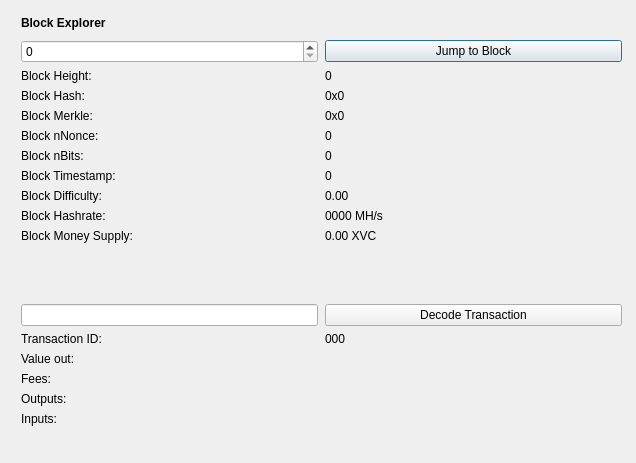
<?xml version="1.0" encoding="UTF-8"?>
<ui version="4.0">
 <class>BlockBrowser</class>
 <widget class="QDialog" name="BlockBrowser">
  <property name="windowModality">
   <enum>Qt::NonModal</enum>
  </property>
  <property name="enabled">
   <bool>true</bool>
  </property>
  <property name="geometry">
   <rect>
    <x>0</x>
    <y>0</y>
    <width>636</width>
    <height>463</height>
   </rect>
  </property>
  <property name="sizePolicy">
   <sizepolicy hsizetype="Preferred" vsizetype="Preferred">
    <horstretch>0</horstretch>
    <verstretch>0</verstretch>
   </sizepolicy>
  </property>
  <property name="minimumSize">
   <size>
    <width>0</width>
    <height>0</height>
   </size>
  </property>
  <property name="acceptDrops">
   <bool>false</bool>
  </property>
  <property name="windowTitle">
   <string>Vanillacash Block Explorer</string>
  </property>
  <layout class="QGridLayout">
   <property name="sizeConstraint">
    <enum>QLayout::SetMaximumSize</enum>
   </property>
   <property name="leftMargin">
    <number>21</number>
   </property>
   <property name="topMargin">
    <number>10</number>
   </property>
   <property name="rightMargin">
    <number>10</number>
   </property>
   <item row="1" column="0">
    <widget class="QWidget" name="widget" native="true">
     <widget class="QWidget" name="layoutWidgetBE1">
      <property name="geometry">
       <rect>
        <x>0</x>
        <y>0</y>
        <width>601</width>
        <height>27</height>
       </rect>
      </property>
      <layout class="QHBoxLayout" name="horizontalLayoutBE">
       <property name="spacing">
        <number>7</number>
       </property>
       <item>
        <widget class="QLabel" name="labelBlockExplorer">
         <property name="sizePolicy">
          <sizepolicy hsizetype="Preferred" vsizetype="Maximum">
           <horstretch>0</horstretch>
           <verstretch>0</verstretch>
          </sizepolicy>
         </property>
         <property name="font">
          <font>
           <weight>75</weight>
           <bold>true</bold>
          </font>
         </property>
         <property name="styleSheet">
          <string notr="true">font-weight:bold;</string>
         </property>
         <property name="text">
          <string>Block Explorer</string>
         </property>
        </widget>
       </item>
       <item>
        <spacer name="horizontalSpacerBE">
         <property name="orientation">
          <enum>Qt::Horizontal</enum>
         </property>
         <property name="sizeHint" stdset="0">
          <size>
           <width>40</width>
           <height>20</height>
          </size>
         </property>
        </spacer>
       </item>
      </layout>
     </widget>
     <widget class="QWidget" name="layoutWidgetBE2">
      <property name="geometry">
       <rect>
        <x>0</x>
        <y>30</y>
        <width>601</width>
        <height>441</height>
       </rect>
      </property>
      <layout class="QGridLayout" name="gridLayoutBE" rowstretch="0,0,0,0,0,0,0,0,0,0,0,0,0,0,0,0,0,0,0,0" columnstretch="0,0">
       <property name="sizeConstraint">
        <enum>QLayout::SetDefaultConstraint</enum>
       </property>
       <property name="horizontalSpacing">
        <number>7</number>
       </property>
       <item row="8" column="1">
        <widget class="QLabel" name="timeBox">
         <property name="text">
          <string>0</string>
         </property>
         <property name="textInteractionFlags">
          <set>Qt::LinksAccessibleByMouse|Qt::TextSelectableByMouse</set>
         </property>
        </widget>
       </item>
       <item row="4" column="0">
        <widget class="QLabel" name="hashLabel">
         <property name="text">
          <string>Block Hash:</string>
         </property>
        </widget>
       </item>
       <item row="7" column="0">
        <widget class="QLabel" name="bitsLabel">
         <property name="text">
          <string>Block nBits:</string>
         </property>
        </widget>
       </item>
       <item row="5" column="1">
        <widget class="QLabel" name="merkleBox">
         <property name="minimumSize">
          <size>
           <width>187</width>
           <height>0</height>
          </size>
         </property>
         <property name="text">
          <string>0x0</string>
         </property>
         <property name="textInteractionFlags">
          <set>Qt::LinksAccessibleByMouse|Qt::TextSelectableByMouse</set>
         </property>
        </widget>
       </item>
       <item row="1" column="0">
        <widget class="QSpinBox" name="heightBox">
         <property name="sizePolicy">
          <sizepolicy hsizetype="Preferred" vsizetype="Fixed">
           <horstretch>0</horstretch>
           <verstretch>0</verstretch>
          </sizepolicy>
         </property>
         <property name="maximum">
          <number>99999999</number>
         </property>
        </widget>
       </item>
       <item row="10" column="1">
        <widget class="QLabel" name="hashRateBox">
         <property name="text">
          <string>0000 MH/s</string>
         </property>
         <property name="textInteractionFlags">
          <set>Qt::LinksAccessibleByMouse|Qt::TextSelectableByMouse</set>
         </property>
        </widget>
       </item>
       <item row="12" column="0">
        <spacer name="verticalSpacer_2">
         <property name="orientation">
          <enum>Qt::Vertical</enum>
         </property>
         <property name="sizeHint" stdset="0">
          <size>
           <width>20</width>
           <height>20</height>
          </size>
         </property>
        </spacer>
       </item>
       <item row="3" column="0">
        <widget class="QLabel" name="heightLabelBE2">
         <property name="text">
          <string>Block Height:</string>
         </property>
        </widget>
       </item>
       <item row="4" column="1">
        <widget class="QLabel" name="hashBox">
         <property name="enabled">
          <bool>true</bool>
         </property>
         <property name="sizePolicy">
          <sizepolicy hsizetype="Preferred" vsizetype="Preferred">
           <horstretch>0</horstretch>
           <verstretch>0</verstretch>
          </sizepolicy>
         </property>
         <property name="minimumSize">
          <size>
           <width>0</width>
           <height>0</height>
          </size>
         </property>
         <property name="text">
          <string>0x0</string>
         </property>
         <property name="textInteractionFlags">
          <set>Qt::LinksAccessibleByMouse|Qt::TextSelectableByMouse</set>
         </property>
        </widget>
       </item>
       <item row="5" column="0">
        <widget class="QLabel" name="merkleLabel">
         <property name="text">
          <string>Block Merkle:</string>
         </property>
        </widget>
       </item>
       <item row="6" column="0">
        <widget class="QLabel" name="nonceLabel">
         <property name="text">
          <string>Block nNonce:</string>
         </property>
        </widget>
       </item>
       <item row="3" column="1">
        <widget class="QLabel" name="heightLabelBE1">
         <property name="text">
          <string>0</string>
         </property>
         <property name="textInteractionFlags">
          <set>Qt::LinksAccessibleByMouse|Qt::TextSelectableByMouse</set>
         </property>
        </widget>
       </item>
       <item row="11" column="0">
        <widget class="QLabel" name="moneySupplyLabel">
         <property name="text">
          <string>Block Money Supply:</string>
         </property>
        </widget>
       </item>
       <item row="11" column="1">
        <widget class="QLabel" name="moneySupplyBox">
         <property name="text">
          <string>0.00 XVC</string>
         </property>
         <property name="textInteractionFlags">
          <set>Qt::LinksAccessibleByMouse|Qt::TextSelectableByMouse</set>
         </property>
        </widget>
       </item>
       <item row="1" column="1">
        <widget class="QPushButton" name="blockButton">
         <property name="styleSheet">
          <string notr="true"/>
         </property>
         <property name="text">
          <string>Jump to Block</string>
         </property>
        </widget>
       </item>
       <item row="13" column="0">
        <widget class="QLineEdit" name="txBox">
         <property name="sizePolicy">
          <sizepolicy hsizetype="Preferred" vsizetype="Fixed">
           <horstretch>0</horstretch>
           <verstretch>0</verstretch>
          </sizepolicy>
         </property>
         <property name="inputMask">
          <string comment="Transaction id" extracomment="Transaction id"/>
         </property>
        </widget>
       </item>
       <item row="13" column="1">
        <widget class="QPushButton" name="txButton">
         <property name="styleSheet">
          <string notr="true"/>
         </property>
         <property name="text">
          <string>Decode Transaction</string>
         </property>
        </widget>
       </item>
       <item row="14" column="0">
        <widget class="QLabel" name="txLabel">
         <property name="text">
          <string>Transaction ID:</string>
         </property>
        </widget>
       </item>
       <item row="15" column="1">
        <widget class="QLabel" name="valueBox">
         <property name="text">
          <string/>
         </property>
         <property name="textInteractionFlags">
          <set>Qt::LinksAccessibleByMouse|Qt::TextSelectableByMouse</set>
         </property>
        </widget>
       </item>
       <item row="7" column="1">
        <widget class="QLabel" name="bitsBox">
         <property name="text">
          <string>0</string>
         </property>
         <property name="textInteractionFlags">
          <set>Qt::LinksAccessibleByMouse|Qt::TextSelectableByMouse</set>
         </property>
        </widget>
       </item>
       <item row="6" column="1">
        <widget class="QLabel" name="nonceBox">
         <property name="text">
          <string>0</string>
         </property>
         <property name="textInteractionFlags">
          <set>Qt::LinksAccessibleByMouse|Qt::TextSelectableByMouse</set>
         </property>
        </widget>
       </item>
       <item row="9" column="1">
        <widget class="QLabel" name="diffBox">
         <property name="text">
          <string>0.00</string>
         </property>
         <property name="textInteractionFlags">
          <set>Qt::LinksAccessibleByMouse|Qt::TextSelectableByMouse</set>
         </property>
        </widget>
       </item>
       <item row="14" column="1">
        <widget class="QLabel" name="txID">
         <property name="text">
          <string>000</string>
         </property>
         <property name="textInteractionFlags">
          <set>Qt::LinksAccessibleByMouse|Qt::TextSelectableByMouse</set>
         </property>
        </widget>
       </item>
       <item row="10" column="0">
        <widget class="QLabel" name="hashRateLabel">
         <property name="text">
          <string>Block Hashrate:</string>
         </property>
        </widget>
       </item>
       <item row="15" column="0">
        <widget class="QLabel" name="valueLabel">
         <property name="text">
          <string>Value out:</string>
         </property>
        </widget>
       </item>
       <item row="8" column="0">
        <widget class="QLabel" name="timeLabel">
         <property name="text">
          <string>Block Timestamp:</string>
         </property>
        </widget>
       </item>
       <item row="9" column="0">
        <widget class="QLabel" name="diffLabel">
         <property name="text">
          <string>Block Difficulty:</string>
         </property>
        </widget>
       </item>
       <item row="17" column="1">
        <widget class="QLabel" name="outputBox">
         <property name="text">
          <string/>
         </property>
         <property name="alignment">
          <set>Qt::AlignLeading|Qt::AlignLeft|Qt::AlignTop</set>
         </property>
         <property name="textInteractionFlags">
          <set>Qt::LinksAccessibleByMouse|Qt::TextSelectableByMouse</set>
         </property>
        </widget>
       </item>
       <item row="19" column="0">
        <spacer name="verticalSpacer">
         <property name="orientation">
          <enum>Qt::Vertical</enum>
         </property>
         <property name="sizeHint" stdset="0">
          <size>
           <width>20</width>
           <height>40</height>
          </size>
         </property>
        </spacer>
       </item>
       <item row="16" column="1">
        <widget class="QLabel" name="feesBox">
         <property name="text">
          <string/>
         </property>
         <property name="textInteractionFlags">
          <set>Qt::LinksAccessibleByMouse|Qt::TextSelectableByMouse</set>
         </property>
        </widget>
       </item>
       <item row="18" column="0">
        <widget class="QLabel" name="inputLabel">
         <property name="text">
          <string>Inputs:</string>
         </property>
         <property name="alignment">
          <set>Qt::AlignLeading|Qt::AlignLeft|Qt::AlignTop</set>
         </property>
        </widget>
       </item>
       <item row="17" column="0">
        <widget class="QLabel" name="outputLabel">
         <property name="text">
          <string>Outputs:</string>
         </property>
         <property name="alignment">
          <set>Qt::AlignLeading|Qt::AlignLeft|Qt::AlignTop</set>
         </property>
        </widget>
       </item>
       <item row="18" column="1">
        <widget class="QLabel" name="inputBox">
         <property name="text">
          <string/>
         </property>
         <property name="alignment">
          <set>Qt::AlignLeading|Qt::AlignLeft|Qt::AlignTop</set>
         </property>
         <property name="textInteractionFlags">
          <set>Qt::LinksAccessibleByMouse|Qt::TextSelectableByMouse</set>
         </property>
        </widget>
       </item>
       <item row="16" column="0">
        <widget class="QLabel" name="feesLabel">
         <property name="text">
          <string>Fees:</string>
         </property>
        </widget>
       </item>
      </layout>
     </widget>
    </widget>
   </item>
  </layout>
 </widget>
 <resources/>
 <connections/>
</ui>
